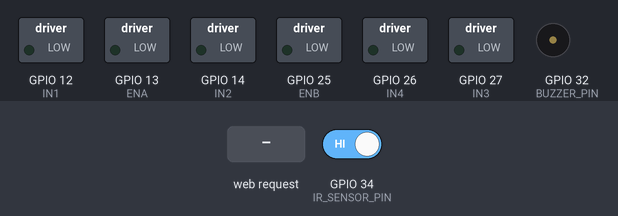
Bench run of a sketch on a simulated ESP32. On the bench: switched loads named in the sketch (green lamp = pin HIGH), buzzer (waves = sounding, pin HIGH). Inputs (shaded band) come from the test bench; at power-on: GPIO 34 (IR_SENSOR_PIN) HIGH. What the sketch prints to the serial monitor is not drawn.

Above: at 1.2 s.
1.3 s: GPIO 34 (IR_SENSOR_PIN) driven LOW
At 1.6 s:
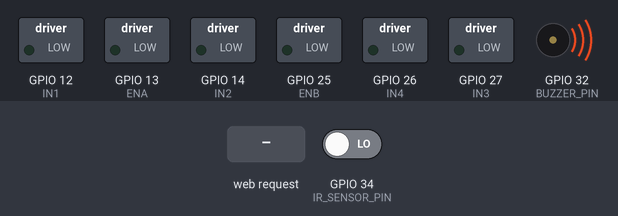
2.8 s: HTTP request GET /move?dir=F received
Timing chart, 0 to 5.8 s (numbered marks = the images above; inputs shaded):
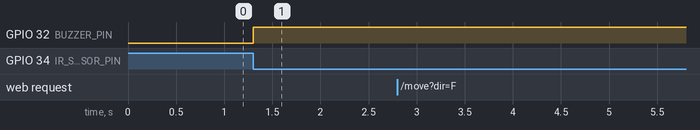

The sketch:

receiver_car.ino
```cpp
#include <WiFi.h>
#include <WebServer.h>

const char* ssid     = "Rais";     
const char* password = "20262027";

// --- DÉFINITION DES BROCHES (PINS) ---
// Moteur Gauche (Driver L298N)
#define ENA 13  // PWM Vitesse Moteur Gauche
#define IN1 12  // Direction Moteur Gauche 1
#define IN2 14  // Direction Moteur Gauche 2

// Moteur Droit (Driver L298N)
#define ENB 25  // PWM Vitesse Moteur Droit
#define IN3 27  // Direction Moteur Droit 1
#define IN4 26  // Direction Moteur Droit 2

// Capteurs & Actuateurs
#define IR_SENSOR_PIN 34  // Broche de sortie du capteur IR d'obstacle
#define BUZZER_PIN    32  // Broche du Buzzer

// Serveur Web sur le port 80
WebServer server(80);

// --- CODE HTML DE LA MANETTE WEB ---
const char HTML_CONTROLLER[] PROGMEM = R"rawliteral(
<!DOCTYPE html>
<html>
<head>
    <meta name="viewport" content="width=device-width, initial-scale=1, maximum-scale=1, user-scalable=no">
    <title>Manette Voiture ESP32</title>
    <style>
        body { font-family: Arial, sans-serif; text-align: center; background-color: #222; color: white; margin: 0; padding: 0; user-select: none; }
        h2 { margin-top: 20px; }
        .controller { display: grid; grid-template-columns: 80px 80px 80px; grid-template-rows: 80px 80px 80px; gap: 15px; justify-content: center; margin-top: 30px; }
        .btn { background: #ff9800; border: none; border-radius: 15px; color: white; font-size: 24px; font-weight: bold; cursor: pointer; box-shadow: 0 4px #b26a00; }
        .btn:active { background: #e68a00; box-shadow: 0 2px #b26a00; transform: translateY(2px); }
        .up { grid-column: 2; grid-row: 1; }
        .left { grid-column: 1; grid-row: 2; }
        .stop { grid-column: 2; grid-row: 2; background: #f44336; box-shadow: 0 4px #b71c1c; }
        .right { grid-column: 3; grid-row: 2; }
        .down { grid-column: 2; grid-row: 3; }
    </style>
</head>
<body>
    <h2>Manette Voiture ESP32</h2>
    <div class="controller">
        <button class="btn up" ontouchstart="sendCmd('F')" onmousedown="sendCmd('F')" ontouchend="sendCmd('S')" onmouseup="sendCmd('S')">&#9650;</button>
        <button class="btn left" ontouchstart="sendCmd('L')" onmousedown="sendCmd('L')" ontouchend="sendCmd('S')" onmouseup="sendCmd('S')">&#9664;</button>
        <button class="btn stop" onclick="sendCmd('S')">STOP</button>
        <button class="btn right" ontouchstart="sendCmd('R')" onmousedown="sendCmd('R')" ontouchend="sendCmd('S')" onmouseup="sendCmd('S')">&#9654;</button>
        <button class="btn down" ontouchstart="sendCmd('B')" onmousedown="sendCmd('B')" ontouchend="sendCmd('S')" onmouseup="sendCmd('S')">&#9660;</button>
    </div>

    <script>
        function sendCmd(cmd) {
            fetch('/move?dir=' + cmd);
        }
    </script>
</body>
</html>
)rawliteral";

// --- FONCTIONS DE CONTRÔLE DES MOTEURS ---
void avancer() {
    digitalWrite(IN1, HIGH); digitalWrite(IN2, LOW);
    digitalWrite(IN3, HIGH); digitalWrite(IN4, LOW);
    analogWrite(ENA, 200);   analogWrite(ENB, 200);
}

void reculer() {
    digitalWrite(IN1, LOW);  digitalWrite(IN2, HIGH);
    digitalWrite(IN3, LOW);  digitalWrite(IN4, HIGH);
    analogWrite(ENA, 200);   analogWrite(ENB, 200);
}

void tournerGauche() {
    digitalWrite(IN1, LOW);  digitalWrite(IN2, HIGH);
    digitalWrite(IN3, HIGH); digitalWrite(IN4, LOW);
    analogWrite(ENA, 180);   analogWrite(ENB, 180);
}

void tournerDroite() {
    digitalWrite(IN1, HIGH); digitalWrite(IN2, LOW);
    digitalWrite(IN3, LOW);  digitalWrite(IN4, HIGH);
    analogWrite(ENA, 180);   analogWrite(ENB, 180);
}

void stopper() {
    digitalWrite(IN1, LOW); digitalWrite(IN2, LOW);
    digitalWrite(IN3, LOW); digitalWrite(IN4, LOW);
    analogWrite(ENA, 0);    analogWrite(ENB, 0);
}

// --- GESTION DES REQUÊTES DU SERVEUR WEB ---
void handleRoot() {
    server.send(200, "text/html", HTML_CONTROLLER);
}

void handleMove() {
    if (server.hasArg("dir")) {
        String dir = server.arg("dir");
        if (dir == "F") avancer();
        else if (dir == "B") reculer();
        else if (dir == "L") tournerGauche();
        else if (dir == "R") tournerDroite();
        else if (dir == "S") stopper();
    }
    server.send(200, "text/plain", "OK");
}

// --- SETUP ---
void setup() {
    Serial.begin(115200);

    // Configuration des broches
    pinMode(IN1, OUTPUT); pinMode(IN2, OUTPUT);
    pinMode(IN3, OUTPUT); pinMode(IN4, OUTPUT);
    pinMode(ENA, OUTPUT); pinMode(ENB, OUTPUT);

    pinMode(IR_SENSOR_PIN, INPUT);
    pinMode(BUZZER_PIN, OUTPUT);

    stopper(); // Arrêt initial des moteurs

    // Démarrage du mode Access Point (Wi-Fi émis par l'ESP32)
    WiFi.softAP(ssid, password);
    Serial.println("Point d'accès Wi-Fi démarré !");
    Serial.print("Adresse IP : ");
    Serial.println(WiFi.softAPIP());

    // Routes du serveur Web
    server.on("/", handleRoot);
    server.on("/move", handleMove);
    server.begin();
    Serial.println("Serveur Web démarré.");
}

// --- LOOP ---
void loop() {
    server.handleClient(); // Traitement des clics de la manette web

    // Lecture du capteur d'obstacle IR
    // La plupart des modules IR envoient un signal LOW (0) lorsqu'un obstacle est détecté
    int obstacleDetected = digitalRead(IR_SENSOR_PIN);

    if (obstacleDetected == LOW) { 
        digitalWrite(BUZZER_PIN, HIGH); // Activer le son du buzzer
        stopper();                      // Optionnel : Stopper la voiture automatiquement
    } else {
        digitalWrite(BUZZER_PIN, LOW);  // Désactiver le son
    }
}
```

Measured:
- after the input at 1.3 s, GPIO 32 (BUZZER_PIN): LOW → HIGH at once
